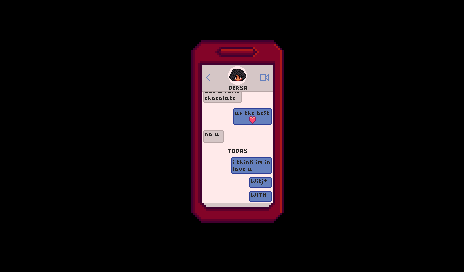

A level layout from a 2D game, rendered from its tile map. Below: a short description, then the map file with its tile-grid data intact:
An orthogonal 29x17 tile map with 16x16 px tiles, 4 tile layers (Back, Buildings, Paths, Front).

<map version="1.4" tiledversion="1.4.3" orientation="orthogonal" renderorder="right-down" width="29" height="17" tilewidth="16" tileheight="16" infinite="0" nextlayerid="9" nextobjectid="1">
 <tileset firstgid="1" name="zPhone_CG4" tilewidth="16" tileheight="16" tilecount="420" columns="28">
  <image source="zPhone_CG4.png" width="448" height="240" />
 </tileset>
 <layer id="1" name="Back" width="29" height="17">
  <data encoding="csv">
174,174,174,174,174,174,174,174,174,174,174,174,174,174,174,174,174,174,174,174,174,174,174,174,174,174,174,174,174,
174,1,2,3,4,5,6,7,8,9,10,11,12,13,14,15,16,17,18,19,20,21,22,23,24,25,26,27,28,
174,29,30,31,32,33,34,35,36,37,38,39,40,41,42,43,44,45,46,47,48,49,50,51,52,53,54,55,56,
174,57,58,59,60,61,62,63,64,65,66,67,68,69,70,71,72,73,74,75,76,77,78,79,80,81,82,83,84,
174,85,86,87,88,89,90,91,92,93,94,95,96,97,98,99,100,101,102,103,104,105,106,107,108,109,110,111,112,
174,113,114,115,116,117,118,119,120,121,122,123,124,125,126,127,128,129,130,131,132,133,134,135,136,137,138,139,140,
174,141,142,143,144,145,146,147,148,149,150,151,152,153,154,155,156,157,158,159,160,161,162,163,164,165,166,167,168,
174,169,170,171,172,173,174,175,176,177,178,179,180,181,182,183,184,185,186,187,188,189,190,191,192,193,194,195,196,
174,197,198,199,200,201,202,203,204,205,206,207,208,209,210,211,212,213,214,215,216,217,218,219,220,221,222,223,224,
174,225,226,227,228,229,230,231,232,233,234,235,236,237,238,239,240,241,242,243,244,245,246,247,248,249,250,251,252,
174,253,254,255,256,257,258,259,260,261,262,263,264,265,266,267,268,269,270,271,272,273,274,275,276,277,278,279,280,
174,281,282,283,284,285,286,287,288,289,290,291,292,293,294,295,296,297,298,299,300,301,302,303,304,305,306,307,308,
174,309,310,311,312,313,314,315,316,317,318,319,320,321,322,323,324,325,326,327,328,329,330,331,332,333,334,335,336,
174,337,338,339,340,341,342,343,344,345,346,347,348,349,350,351,352,353,354,355,356,357,358,359,360,361,362,363,364,
174,365,366,367,368,369,370,371,372,373,374,375,376,377,378,379,380,381,382,383,384,385,386,387,388,389,390,391,392,
174,393,394,395,396,397,398,399,400,401,402,403,404,405,406,407,408,409,410,411,412,413,414,415,416,417,418,419,420,
174,174,174,174,174,174,174,174,174,174,174,174,174,174,174,174,174,174,174,174,174,174,174,174,174,174,174,174,174
</data>
 </layer>
 <objectgroup id="2" name="Back" />
 <layer id="3" name="Buildings" width="29" height="17">
  <data encoding="csv">
0,0,0,0,0,0,0,0,0,0,0,0,0,0,0,0,0,0,0,0,0,0,0,0,0,0,0,0,0,
0,0,0,0,0,0,0,0,0,0,0,0,0,0,0,0,0,0,0,0,0,0,0,0,0,0,0,0,0,
0,0,0,0,0,0,0,0,0,0,0,0,0,0,0,0,0,0,0,0,0,0,0,0,0,0,0,0,0,
0,0,0,0,0,0,0,0,0,0,0,0,0,0,0,0,0,0,0,0,0,0,0,0,0,0,0,0,0,
0,0,0,0,0,0,0,0,0,0,0,0,0,0,0,0,0,0,0,0,0,0,0,0,0,0,0,0,0,
0,0,0,0,0,0,0,0,0,0,0,0,0,0,0,0,0,0,0,0,0,0,0,0,0,0,0,0,0,
0,0,0,0,0,0,0,0,0,0,0,0,0,0,0,0,0,0,0,0,0,0,0,0,0,0,0,0,0,
0,0,0,0,0,0,0,0,0,0,0,0,0,0,0,0,0,0,0,0,0,0,0,0,0,0,0,0,0,
0,0,0,0,0,0,0,0,0,0,0,0,0,0,0,0,0,0,0,0,0,0,0,0,0,0,0,0,0,
0,0,0,0,0,0,0,0,0,0,0,0,0,0,0,0,0,0,0,0,0,0,0,0,0,0,0,0,0,
0,0,0,0,0,0,0,0,0,0,0,0,0,0,0,0,0,0,0,0,0,0,0,0,0,0,0,0,0,
0,0,0,0,0,0,0,0,0,0,0,0,0,0,0,0,0,0,0,0,0,0,0,0,0,0,0,0,0,
0,0,0,0,0,0,0,0,0,0,0,0,0,0,0,0,0,0,0,0,0,0,0,0,0,0,0,0,0,
0,0,0,0,0,0,0,0,0,0,0,0,0,0,0,0,0,0,0,0,0,0,0,0,0,0,0,0,0,
0,0,0,0,0,0,0,0,0,0,0,0,0,0,0,0,0,0,0,0,0,0,0,0,0,0,0,0,0,
0,0,0,0,0,0,0,0,0,0,0,0,0,0,0,0,0,0,0,0,0,0,0,0,0,0,0,0,0,
0,0,0,0,0,0,0,0,0,0,0,0,0,0,0,0,0,0,0,0,0,0,0,0,0,0,0,0,0
</data>
 </layer>
 <objectgroup id="4" name="Buildings" />
 <layer id="5" name="Paths" width="29" height="17">
  <data encoding="csv">
0,0,0,0,0,0,0,0,0,0,0,0,0,0,0,0,0,0,0,0,0,0,0,0,0,0,0,0,0,
0,0,0,0,0,0,0,0,0,0,0,0,0,0,0,0,0,0,0,0,0,0,0,0,0,0,0,0,0,
0,0,0,0,0,0,0,0,0,0,0,0,0,0,0,0,0,0,0,0,0,0,0,0,0,0,0,0,0,
0,0,0,0,0,0,0,0,0,0,0,0,0,0,0,0,0,0,0,0,0,0,0,0,0,0,0,0,0,
0,0,0,0,0,0,0,0,0,0,0,0,0,0,0,0,0,0,0,0,0,0,0,0,0,0,0,0,0,
0,0,0,0,0,0,0,0,0,0,0,0,0,0,0,0,0,0,0,0,0,0,0,0,0,0,0,0,0,
0,0,0,0,0,0,0,0,0,0,0,0,0,0,0,0,0,0,0,0,0,0,0,0,0,0,0,0,0,
0,0,0,0,0,0,0,0,0,0,0,0,0,0,0,0,0,0,0,0,0,0,0,0,0,0,0,0,0,
0,0,0,0,0,0,0,0,0,0,0,0,0,0,0,0,0,0,0,0,0,0,0,0,0,0,0,0,0,
0,0,0,0,0,0,0,0,0,0,0,0,0,0,0,0,0,0,0,0,0,0,0,0,0,0,0,0,0,
0,0,0,0,0,0,0,0,0,0,0,0,0,0,0,0,0,0,0,0,0,0,0,0,0,0,0,0,0,
0,0,0,0,0,0,0,0,0,0,0,0,0,0,0,0,0,0,0,0,0,0,0,0,0,0,0,0,0,
0,0,0,0,0,0,0,0,0,0,0,0,0,0,0,0,0,0,0,0,0,0,0,0,0,0,0,0,0,
0,0,0,0,0,0,0,0,0,0,0,0,0,0,0,0,0,0,0,0,0,0,0,0,0,0,0,0,0,
0,0,0,0,0,0,0,0,0,0,0,0,0,0,0,0,0,0,0,0,0,0,0,0,0,0,0,0,0,
0,0,0,0,0,0,0,0,0,0,0,0,0,0,0,0,0,0,0,0,0,0,0,0,0,0,0,0,0,
0,0,0,0,0,0,0,0,0,0,0,0,0,0,0,0,0,0,0,0,0,0,0,0,0,0,0,0,0
</data>
 </layer>
 <objectgroup id="6" name="Paths" />
 <layer id="7" name="Front" width="29" height="17">
  <data encoding="csv">
0,0,0,0,0,0,0,0,0,0,0,0,0,0,0,0,0,0,0,0,0,0,0,0,0,0,0,0,0,
0,0,0,0,0,0,0,0,0,0,0,0,0,0,0,0,0,0,0,0,0,0,0,0,0,0,0,0,0,
0,0,0,0,0,0,0,0,0,0,0,0,0,0,0,0,0,0,0,0,0,0,0,0,0,0,0,0,0,
0,0,0,0,0,0,0,0,0,0,0,0,0,0,0,0,0,0,0,0,0,0,0,0,0,0,0,0,0,
0,0,0,0,0,0,0,0,0,0,0,0,0,0,0,0,0,0,0,0,0,0,0,0,0,0,0,0,0,
0,0,0,0,0,0,0,0,0,0,0,0,0,0,0,0,0,0,0,0,0,0,0,0,0,0,0,0,0,
0,0,0,0,0,0,0,0,0,0,0,0,0,0,0,0,0,0,0,0,0,0,0,0,0,0,0,0,0,
0,0,0,0,0,0,0,0,0,0,0,0,0,0,0,0,0,0,0,0,0,0,0,0,0,0,0,0,0,
0,0,0,0,0,0,0,0,0,0,0,0,0,0,0,0,0,0,0,0,0,0,0,0,0,0,0,0,0,
0,0,0,0,0,0,0,0,0,0,0,0,0,0,0,0,0,0,0,0,0,0,0,0,0,0,0,0,0,
0,0,0,0,0,0,0,0,0,0,0,0,0,0,0,0,0,0,0,0,0,0,0,0,0,0,0,0,0,
0,0,0,0,0,0,0,0,0,0,0,0,0,0,0,0,0,0,0,0,0,0,0,0,0,0,0,0,0,
0,0,0,0,0,0,0,0,0,0,0,0,0,0,0,0,0,0,0,0,0,0,0,0,0,0,0,0,0,
0,0,0,0,0,0,0,0,0,0,0,0,0,0,0,0,0,0,0,0,0,0,0,0,0,0,0,0,0,
0,0,0,0,0,0,0,0,0,0,0,0,0,0,0,0,0,0,0,0,0,0,0,0,0,0,0,0,0,
0,0,0,0,0,0,0,0,0,0,0,0,0,0,0,0,0,0,0,0,0,0,0,0,0,0,0,0,0,
0,0,0,0,0,0,0,0,0,0,0,0,0,0,0,0,0,0,0,0,0,0,0,0,0,0,0,0,0
</data>
 </layer>
 <objectgroup id="8" name="Front" />
</map>
